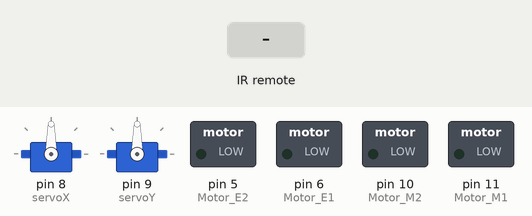
Recording of a sketch running on a simulated Arduino Uno, built with avr-gcc and run on an emulated ATmega328P. Shown: 2 × servo, switched loads named in the sketch (green lamp = pin HIGH). The test bench sets the inputs (shaded band).

Above: at 1.2 s.
1.3 s: infrared code 0x10458 received
At 2.4 s:
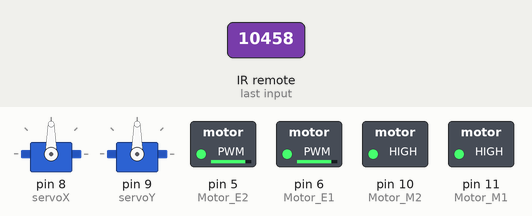
2.8 s: infrared code 0x10459 received
At 3.6 s:
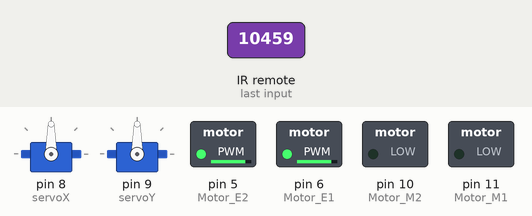
4.3 s: infrared code 0x1045B received
At 4.7 s:
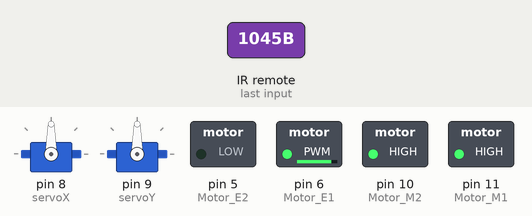
5.8 s: infrared code 0x1045A received
At 7.0 s:
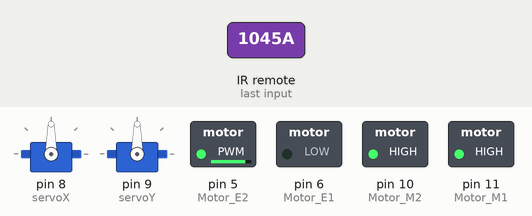
7.3 s: infrared code 0x1045C received
At 8.2 s:
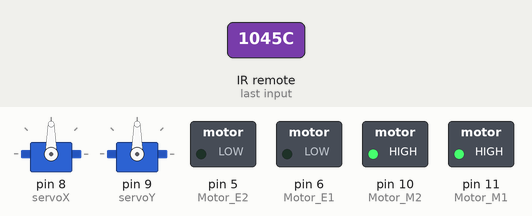
8.8 s: infrared code 0x458 received
At 9.4 s:
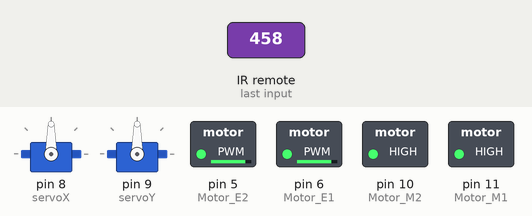
Timing chart, 0 to 11.3 s (numbered marks = the images above; inputs shaded):
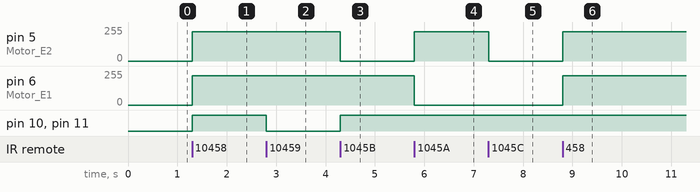

The sketch:

diy12_3.ino
```cpp
// 動手做12-3：使用 IRremote 程式庫解析紅外線遙控值
// 詳細的程式說明，請參閱第十二章，12-12頁。

#include <IRremote.h>
#include <Servo.h>

Servo servoX, servoY;
const byte RECV_PIN = 3;    // 紅外線接收腳
boolean sw = false;         // 開關狀態，預設為「關」
byte servoPosX = 90;// 伺服器角度，預設為 90 度
byte servoPosY = 90;
const int Motor_E2 = 5; // digital pin 5 of Arduino (PWM)
const int Motor_E1 = 6;  // digital pin 6 of Arduino (PWM)
const int Motor_M2 = 10;     // digital pin 7 of Arduino
const int Motor_M1 = 11;


IRrecv irrecv(RECV_PIN);    // 初始化紅外線接收器
decode_results results;      // 儲存紅外線碼解析值

void setup() {
  irrecv.enableIRIn();       // 啟動紅外線接收器
  servoX.attach(8, 500, 2400);   // 連接伺服器
  servoY.attach(9, 500, 2400);
  servoX.write(90); // 設定伺服馬達的旋轉角度
  servoY.write(90);
  pinMode(Motor_M1, OUTPUT);
  pinMode(Motor_M2, OUTPUT);


}

void loop() {
  if (irrecv.decode(&results)) { // 如果收到紅外線遙控訊號...
    switch (results.value) { // 讀取解析之後的數值，並且比較...
      case 0x10458: // 若此數值等於「錄影」...
        forward(0, 218);
        break;
      case 0x10459: // 若此數值等於「錄影」...
        backward(0, 218);
        break;
      case 0x1045B: // 若此數值等於「錄影」...
        right(0, 218);
        break;
      case 0x1045A: // 若此數值等於「錄影」...
        left(0, 218);
        break;
      case 0x1045C: // 若此數值等於「錄影」...
        motorstop(0, 0);
        break;
      case 0x458: // 若此數值等於「錄影」...
        forward(0, 218);
        break;
      case 0x459: // 若此數值等於「錄影」...
        backward(0, 218);
        break;
      case 0x45B: // 若此數值等於「錄影」...
        right(0, 218);
        break;
      case 0x45A: // 若此數值等於「錄影」...
        left(0, 218);
        break;
      case 0x45C: // 若此數值等於「錄影」...
        motorstop(0, 0);
        break;


      case 0x10406: // 若此數值等於「左方向鍵」...
        if (servoPosX > 60) { // 若伺服器旋轉角度大於 10...
          servoPosX  -= 5;    // 減少旋轉角度 10 度
          servoX.write(servoPosX);
        }
        break;
      case 0x10404: // 若此數值等於「右方向鍵」...
        if (servoPosX < 150) { // 若伺服器旋轉角度小於 170...
          servoPosX += 5;     // 增加旋轉角度 10 度
          servoX.write(servoPosX);
        }
        break;
      case 0x406: // 若此數值等於「左方向鍵」...
        if (servoPosX > 30) { // 若伺服器旋轉角度大於 10...
          servoPosX -= 5;    // 減少旋轉角度 10 度
          servoX.write(servoPosX);
        }
        break;
      case 0x404: // 若此數值等於「右方向鍵」...
        if (servoPosX < 150) { // 若伺服器旋轉角度小於 170...
          servoPosX += 5;     // 增加旋轉角度 10 度
          servoX.write(servoPosX);
        }
        break;


      case 0x10408: // 若此數值等於「左方向鍵」...
        if (servoPosY > 30) { // 若伺服器旋轉角度大於 10...
          servoPosY -= 5;    // 減少旋轉角度 10 度
          servoY.write(servoPosY);
        }
        break;
      case 0x10402: // 若此數值等於「右方向鍵」...
        if (servoPosY < 135) { // 若伺服器旋轉角度小於 170...
          servoPosY += 5;     // 增加旋轉角度 10 度
          servoY.write(servoPosY);
        }
        break;
      case 0x408: // 若此數值等於「左方向鍵」...
        if (servoPosY > 60) { // 若伺服器旋轉角度大於 10...
          servoPosY -= 5;    // 減少旋轉角度 10 度
          servoY.write(servoPosY);
        }
        break;
      case 0x402: // 若此數值等於「右方向鍵」...
        if (servoPosY < 135) { // 若伺服器旋轉角度小於 170...
          servoPosY += 5;     // 增加旋轉角度 10 度
          servoY.write(servoPosY);
        }
        break;
    }
    irrecv.resume(); // 準備接收下一筆資料
  }
}


void motorstop(byte flag, byte motorspeed)
{
  Serial.println("Stop!");
  digitalWrite( Motor_E1, motorspeed);
  digitalWrite( Motor_E2, motorspeed);

}

void forward(byte flag, byte motorspeed)
{
  Serial.println("Forward!");

  digitalWrite( Motor_M1, HIGH);
  digitalWrite( Motor_M2, HIGH);

  analogWrite( Motor_E1, motorspeed);
  analogWrite( Motor_E2, motorspeed);

}

void backward(byte flag, byte motorspeed)
{
  digitalWrite( Motor_M1, LOW);
  digitalWrite( Motor_M2, LOW);

  analogWrite( Motor_E1, motorspeed);
  analogWrite( Motor_E2, motorspeed);

}

void right(byte flag, byte motorspeed)
{
  Serial.println("Turn Right! ");

  digitalWrite( Motor_M1, HIGH);
  digitalWrite( Motor_M2, HIGH);

  analogWrite( Motor_E1, motorspeed);
  analogWrite( Motor_E2, 0);

}

void left(byte flag, byte motorspeed)
{
  Serial.println("Turn Left!");

  digitalWrite( Motor_M1, HIGH);
  digitalWrite( Motor_M2, HIGH);

  analogWrite( Motor_E1, 0);
  analogWrite( Motor_E2, motorspeed);

}
```

Measured:
- after the input at 1.3 s, pin 5 (Motor_E2), pin 6 (Motor_E1): 0/255 → 218/255 at once; pin 10 (Motor_M2), pin 11 (Motor_M1): LOW → HIGH at once
- after the input at 2.8 s, pin 10 (Motor_M2), pin 11 (Motor_M1): HIGH → LOW at once
- after the input at 4.3 s, pin 5 (Motor_E2): 218/255 → 0/255 at once; pin 10 (Motor_M2), pin 11 (Motor_M1): LOW → HIGH at once
- after the input at 5.8 s, pin 5 (Motor_E2): 0/255 → 218/255 at once; pin 6 (Motor_E1): 218/255 → 0/255 at once
- after the input at 7.3 s, pin 5 (Motor_E2): 218/255 → 0/255 at once
- after the input at 8.8 s, pin 5 (Motor_E2), pin 6 (Motor_E1): 0/255 → 218/255 at once
